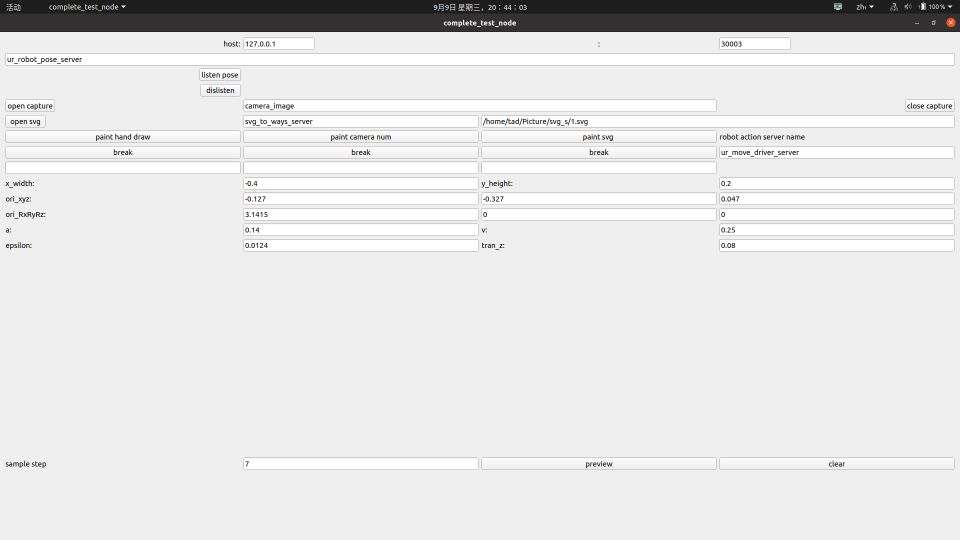
//> input picture heima_project/ur_robot_paintor/ros_sp/complete_test_pic.png, 1920 x 1080 px, given in place of timg31.jpeg, which was not available (shown at 1/2 size)
$ ./day2_main3   (built with g++ and OpenCV 4)
//> lines starting //> are read from the running program, lines starting //| are printed output that depends on the picture; pictures that were not available may be replaced by others from this repository, and a replacement may not be noted
#include <iostream>

#include <opencv2/opencv.hpp>

using namespace cv;
using namespace std;

String pic_dir {"/home/tad/Picture/"};

void my_extraChannels(const Mat& src,Mat (&channels)[3]){
    for(int i=0;i<3;i++){
        extractChannel(src,channels[i],i);
    }
}
void my_equalHist(const Mat& src,Mat &dst,float (&w)[3]){
    Mat channels[3];
    my_extraChannels(src,channels);

    Mat out_channels[3];
    for(int i=0;i<3;i++){
        equalizeHist(channels[i],out_channels[i]);
        out_channels[i] *= w[i];
    }


    merge(out_channels,3,dst);
}

int main(int argc, char const *argv[])
{

    auto pic = imread(pic_dir+"timg31.jpeg");
//> pic is the input picture: 1080 rows x 1920 cols, CV_8UC3; mean B, G, R 227.7, 227.7, 227.8
    auto pic2 = imread(pic_dir+"timg13.jpeg");

    int scale = 3;
    auto width = pic.size().width / scale;
//> width = 640
    auto height = pic.size().height / scale;
//> height = 360

    Size sz {width,height};
//> sz = Size(640, 360)

    Mat pic1;
    resize(pic,pic1,sz);
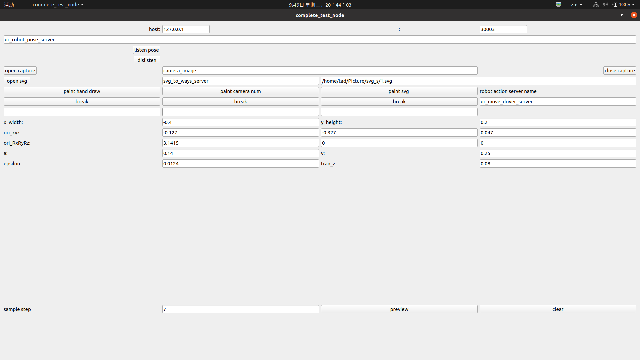
//> pic1: 360 rows x 640 cols, CV_8UC3; mean B, G, R 227.6, 227.6, 227.7

    Mat pic3;
    resize(pic2,pic3,sz);

    cout<<pic1.type()<<";"<<pic1.size()<<endl;
//| 16;[640 x 360]

    VideoCapture cap {0};
    Mat frame;
    bool no_stop = true;
    String wnd_name {"video_current"};
    String dst_wnd_name {"good_wnd"};
    String dst_wnd_name1{"good_wnd1"};
    String dst_wnd_name2 {"good_wnd2"};

    float w[3] = {0.5f,0.3f,0.2f};
    double alpha = 0.86;
    double beta=0.14;
    double gamma = 3.7;


    Mat pic4;

    pic4 = pic1*alpha + pic3*beta + gamma;
    imshow(dst_wnd_name2,pic4);

    bool once = true;
    while(no_stop){
        cap>>frame;
        Mat good;
        my_equalHist(frame,good,w);
//> in my_equalHist, `merge(out_channels,3,dst);`:
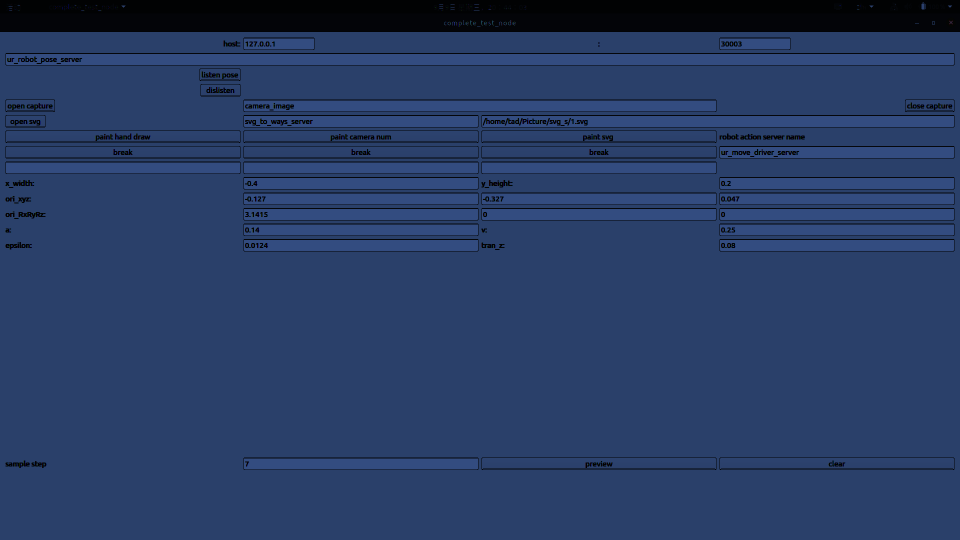
//> dst: 1080 rows x 1920 cols, CV_8UC3 (shown at 1/2 size); mean B, G, R 99.9, 60.1, 39.6
        auto good1 = frame.clone();
        good1.resize(height,width);
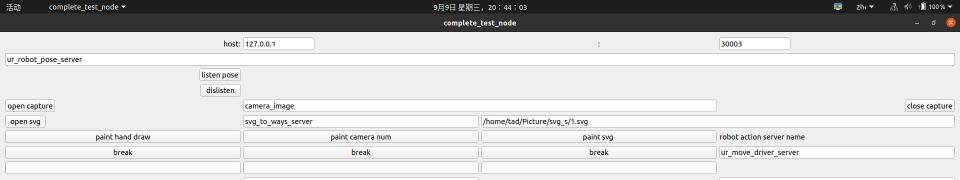
//> good1: 360 rows x 1920 cols, CV_8UC3 (shown at 1/2 size); mean B, G, R 204.2, 204.2, 204.5

        Mat good2;
        resize(frame,good2,sz);

        if(once){
            cout<<good2.type()<<";"<<good2.size()<<endl;
//| 16;[640 x 360]
            once = false;
        }
        Mat good3;
        addWeighted(good2,alpha,pic3,beta,gamma,good3);
        imshow(wnd_name,frame);
        imshow(dst_wnd_name,good);
        imshow(dst_wnd_name1,good3);

        if(waitKey(150) >= 0){
//> the Esc key is pressed
            no_stop = false;
        }
    }

}
